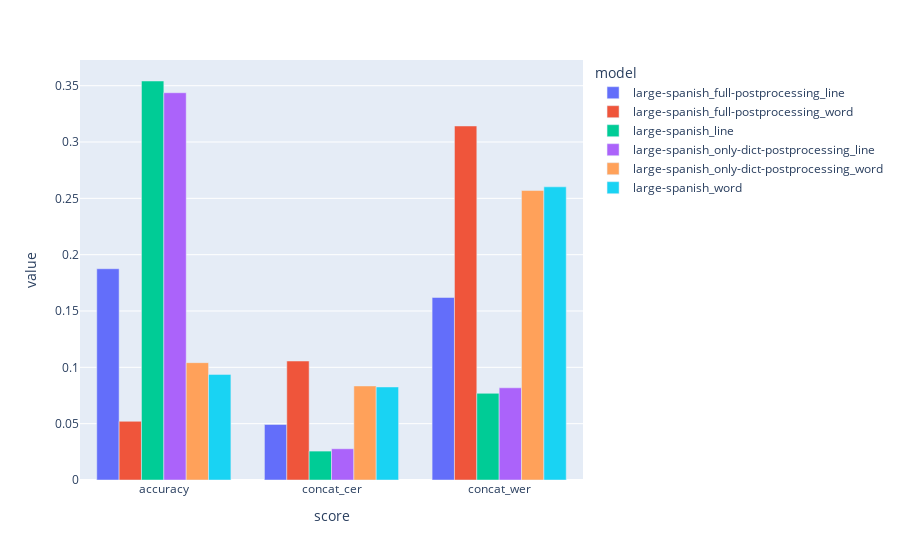

The cell this chart's notebook holds for it:
### Code cell
from collections import defaultdict
import json
from pathlib import Path 
import pandas as pd

pd.options.plotting.backend = "plotly"


p = Path("../data/6_evaluation/word_level/our_data_split")
# p = Path("../data/6_evaluation/word_level/original_data_split")
p = Path("../data/6_evaluation/line_level")

scores = defaultdict(list)

for e in p.iterdir():
    results_file = e / "overall_results.json"
    if results_file.exists():
        results = json.loads(results_file.read_text())
    
        for k, v in results.items():
            scores["model"].append(e.name[:-4])
            scores["score"].append(k)
            scores["value"].append(v)

    else:
        for e2 in e.iterdir():
            results_file = e2 / "overall_results.json"
            if not results_file.exists():
                continue
            results = json.loads(results_file.read_text())
    
            for k, v in results.items():
                scores["model"].append(e2.name[:-4] + "_line")
                scores["score"].append(k)
                scores["value"].append(v)
            
p = Path("../data/6_evaluation/word_level/our_data_split")

for e in p.iterdir():
    results_file = e / "overall_results.json"
    if results_file.exists():
        results = json.loads(results_file.read_text())
    
        for k, v in results.items():
            scores["model"].append(e.name[:-4])
            scores["score"].append(k)
            scores["value"].append(v)

    else:
        for e2 in e.iterdir():
            results_file = e2 / "overall_results.json"
            if not results_file.exists():
                continue
            results = json.loads(results_file.read_text())
    
            for k, v in results.items():
                scores["model"].append(e2.name[:-4] + "_word")
                scores["score"].append(k)
                scores["value"].append(v)
            

df = pd.DataFrame(scores)
df = df[df.model.apply(lambda x: "old" not in x)]
df = df[df.model.apply(lambda x: "renai" not in x)]
df = df[df.model != "spa"]
df = df[df.model != "spa_line"]
df = df[df.model.apply(lambda x: "english" not in x)]

df = df[df.score.apply(lambda x: "mean" not in x)]
df.sort_values("score").sort_values("model").plot.bar(x='score', y='value', color='model', barmode="group")

### Figure 1 — Plotly figure (JSON) as saved in the notebook; plotly's stock layout.template omitted (floating-point values rounded to 4 significant figures)
{"data": [{"alignmentgroup": "True", "hovertemplate": "model=large-spanish_full-postprocessing_line<br>score=%{x}<br>value=%{y}<extra></extra>", "legendgroup": "large-spanish_full-postprocessing_line", "marker": {"color": "#636efa", "pattern": {"shape": ""}}, "name": "large-spanish_full-postprocessing_line", "offsetgroup": "large-spanish_full-postprocessing_line", "orientation": "v", "showlegend": true, "textposition": "auto", "type": "bar", "x": ["accuracy", "concat_cer", "concat_wer"], "xaxis": "x", "y": [0.1875, 0.04926, 0.162], "yaxis": "y"}, {"alignmentgroup": "True", "hovertemplate": "model=large-spanish_full-postprocessing_word<br>score=%{x}<br>value=%{y}<extra></extra>", "legendgroup": "large-spanish_full-postprocessing_word", "marker": {"color": "#EF553B", "pattern": {"shape": ""}}, "name": "large-spanish_full-postprocessing_word", "offsetgroup": "large-spanish_full-postprocessing_word", "orientation": "v", "showlegend": true, "textposition": "auto", "type": "bar", "x": ["concat_wer", "accuracy", "concat_cer"], "xaxis": "x", "y": [0.3142, 0.05208, 0.1056], "yaxis": "y"}, {"alignmentgroup": "True", "hovertemplate": "model=large-spanish_line<br>score=%{x}<br>value=%{y}<extra></extra>", "legendgroup": "large-spanish_line", "marker": {"color": "#00cc96", "pattern": {"shape": ""}}, "name": "large-spanish_line", "offsetgroup": "large-spanish_line", "orientation": "v", "showlegend": true, "textposition": "auto", "type": "bar", "x": ["concat_wer", "accuracy", "concat_cer"], "xaxis": "x", "y": [0.07692, 0.3542, 0.02566], "yaxis": "y"}, {"alignmentgroup": "True", "hovertemplate": "model=large-spanish_only-dict-postprocessing_line<br>score=%{x}<br>value=%{y}<extra></extra>", "legendgroup": "large-spanish_only-dict-postprocessing_line", "marker": {"color": "#ab63fa", "pattern": {"shape": ""}}, "name": "large-spanish_only-dict-postprocessing_line", "offsetgroup": "large-spanish_only-dict-postprocessing_line", "orientation": "v", "showlegend": true, "textposition": "auto", "type": "bar", "x": ["concat_wer", "concat_cer", "accuracy"], "xaxis": "x", "y": [0.08183, 0.02773, 0.3438], "yaxis": "y"}, {"alignmentgroup": "True", "hovertemplate": "model=large-spanish_only-dict-postprocessing_word<br>score=%{x}<br>value=%{y}<extra></extra>", "legendgroup": "large-spanish_only-dict-postprocessing_word", "marker": {"color": "#FFA15A", "pattern": {"shape": ""}}, "name": "large-spanish_only-dict-postprocessing_word", "offsetgroup": "large-spanish_only-dict-postprocessing_word", "orientation": "v", "showlegend": true, "textposition": "auto", "type": "bar", "x": ["concat_cer", "accuracy", "concat_wer"], "xaxis": "x", "y": [0.08348, 0.1042, 0.257], "yaxis": "y"}, {"alignmentgroup": "True", "hovertemplate": "model=large-spanish_word<br>score=%{x}<br>value=%{y}<extra></extra>", "legendgroup": "large-spanish_word", "marker": {"color": "#19d3f3", "pattern": {"shape": ""}}, "name": "large-spanish_word", "offsetgroup": "large-spanish_word", "orientation": "v", "showlegend": true, "textposition": "auto", "type": "bar", "x": ["accuracy", "concat_wer", "concat_cer"], "xaxis": "x", "y": [0.09375, 0.2602, 0.0826], "yaxis": "y"}], "layout": {"barmode": "group", "legend": {"title": {"text": "model"}, "tracegroupgap": 0}, "margin": {"t": 60}, "xaxis": {"anchor": "y", "domain": [0, 1], "title": {"text": "score"}}, "yaxis": {"anchor": "x", "domain": [0, 1], "title": {"text": "value"}}}}
